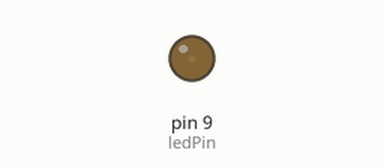
Simulated run of this sketch. Board: Arduino Uno, built with avr-gcc and run on an emulated ATmega328P. Shown: output pins drawn as LEDs (lit = HIGH).

Above: at 0.05 s.
At 0.95 s:
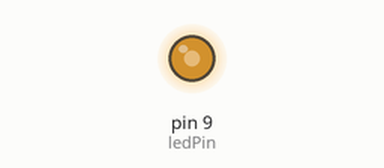
At 1.4 s:
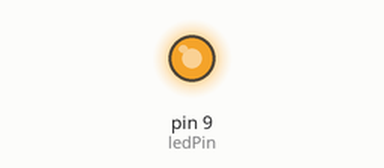
At 2.75 s:
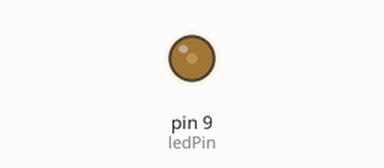
Timing chart, 0 to 7.0 s (numbered marks = the images above):
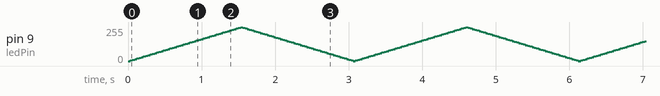

The sketch:

job10.ino
```cpp
// Programme pour allumer progressivement une LED avec Arduino

// Définir la broche à laquelle la LED est connectée
const int ledPin = 9; // Utilisez une broche PWM (ex: 3, 5, 6, 9, 10, ou 11 sur un Arduino Uno)

// Variables pour la luminosité et la durée de l'incrément
int brightness = 0;
int fadeAmount = 5;
int fadeDelay = 30; // Délai en millisecondes entre chaque incrément

void setup() {
  // Initialise la broche LED en tant que sortie
  pinMode(ledPin, OUTPUT);
}

void loop() {
  // Définir la luminosité de la LED
  analogWrite(ledPin, brightness);

  // Changer la luminosité pour la prochaine itération
  brightness = brightness + fadeAmount;

  // Inverser le sens de l'incrément lorsque la luminosité atteint les limites
  if (brightness <= 0 || brightness >= 255) {
    fadeAmount = -fadeAmount;
  }

  // Attendre fadeDelay millisecondes avant la prochaine itération
  delay(fadeDelay);
}
```
